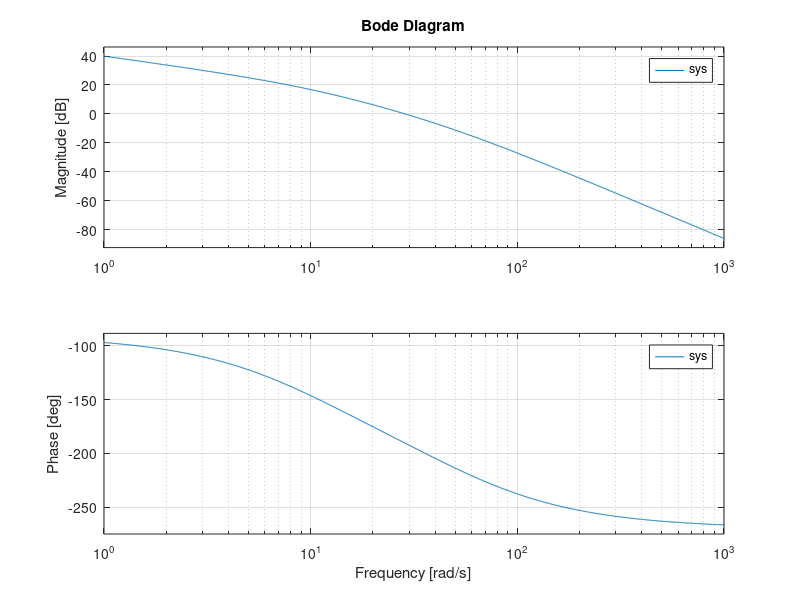

Recreate this plot in MATLAB.
close all;
sys = tf([50000],[1 60 500 0])
% step(sys);
% rlocus(sys);
% figure;
bode(sys);
% figure;
% margin(sys);
% figure;
% nyquist(sys);
